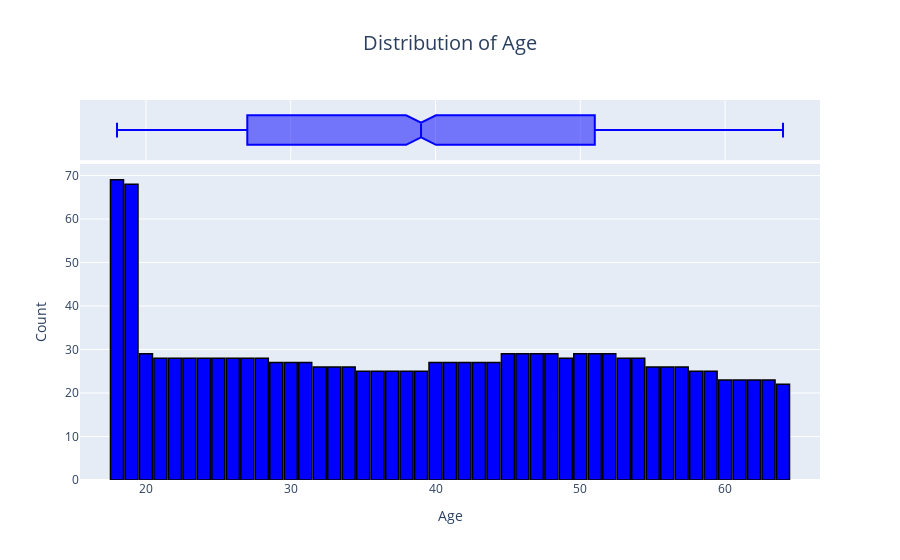

Source (notebook cell):
### Markdown cell above
### Age Distribution
The following histogram shows the distribution of ages in the dataset. A box plot is also included to highlight the spread and any potential outliers.

### Code cell
fig = px.histogram(medical_df, 
                   x='age', 
                   marginal='box', 
                   nbins=47, 
                   title='Distribution of Age')
fig.update_layout(bargap=0.1, 
                  title_font_size=20, 
                  title_x=0.5, 
                  xaxis_title='Age', 
                  yaxis_title='Count')
fig.update_traces(marker_color='ora', marker_line_color='black', marker_line_width=1.5)
fig.show()

### Figure 1 — Plotly figure (JSON) as saved in the notebook; plotly's stock layout.template omitted (floating-point values rounded to 4 significant figures; data arrays with more than 128 entries replaced by an {"elided": "..."} marker saying what was removed)
{"data": [{"bingroup": "x", "hovertemplate": "age=%{x}<br>count=%{y}<extra></extra>", "legendgroup": "", "marker": {"color": "blue", "line": {"color": "black", "width": 1.5}, "pattern": {"shape": ""}}, "name": "", "nbinsx": 47, "orientation": "v", "showlegend": false, "type": "histogram", "x": {"elided": "1338 int values"}, "xaxis": "x", "yaxis": "y"}, {"hovertemplate": "age=%{x}<extra></extra>", "legendgroup": "", "marker": {"color": "blue", "line": {"color": "black", "width": 1.5}}, "name": "", "notched": true, "showlegend": false, "type": "box", "x": {"elided": "1338 int values"}, "xaxis": "x2", "yaxis": "y2"}], "layout": {"bargap": 0.1, "barmode": "relative", "legend": {"tracegroupgap": 0}, "title": {"font": {"size": 20}, "text": "Distribution of Age", "x": 0.5}, "xaxis": {"anchor": "y", "domain": [0, 1], "title": {"text": "Age"}}, "xaxis2": {"anchor": "y2", "domain": [0, 1], "matches": "x", "showgrid": true, "showticklabels": false}, "yaxis": {"anchor": "x", "domain": [0, 0.8316], "title": {"text": "Count"}}, "yaxis2": {"anchor": "x2", "domain": [0.8416, 1], "matches": "y2", "showgrid": false, "showline": false, "showticklabels": false, "ticks": ""}}}
